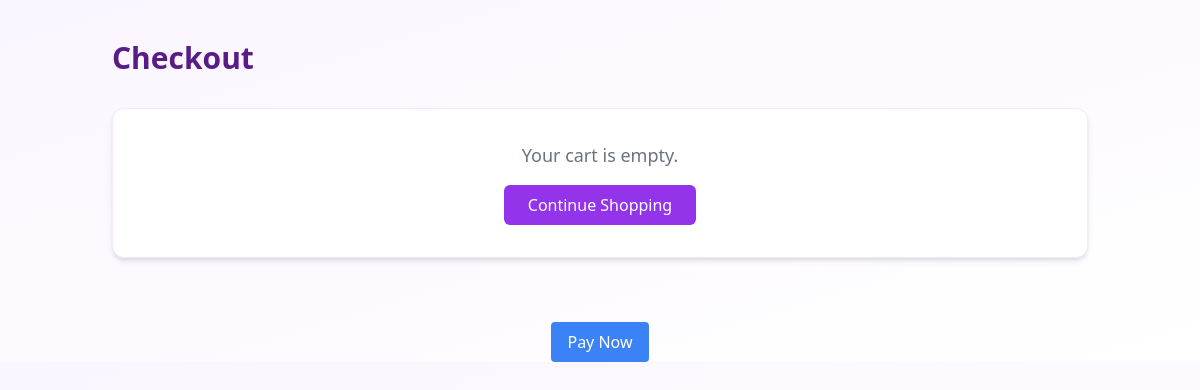
Before: /api/cart/checkout/ (signed in) with the older database file.
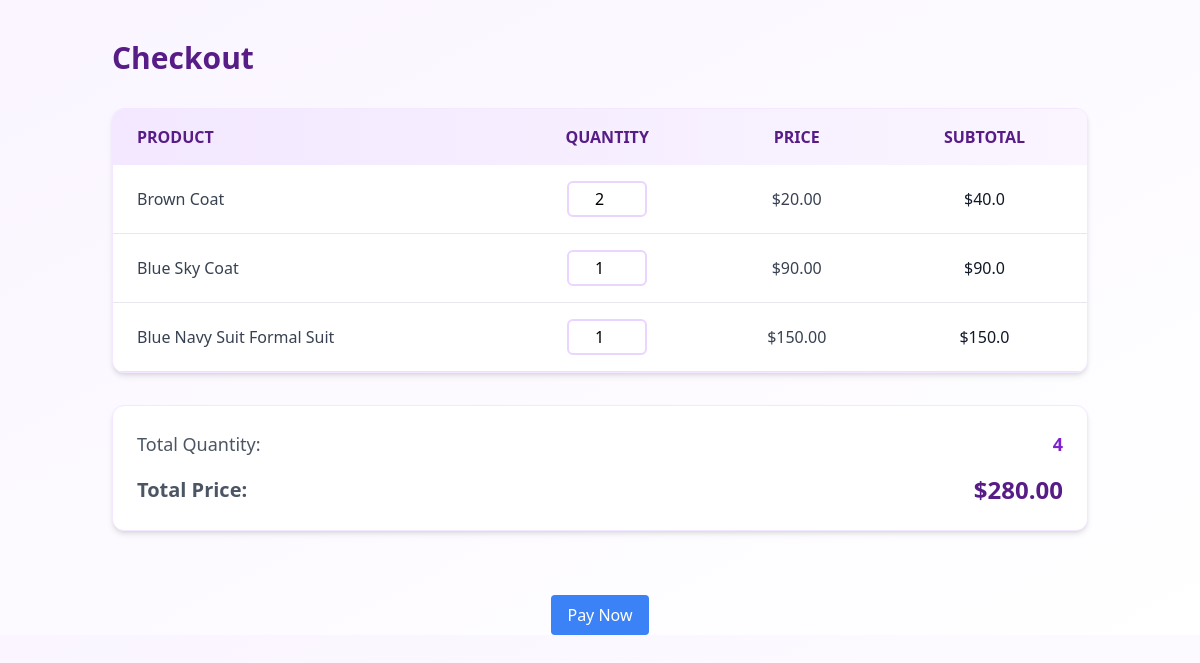
After: the same page with the newer database file.
### cart/models.py (models this page shows, shortened)
class Cart(models.Model):
    user = models.ForeignKey(settings.AUTH_USER_MODEL, on_delete=models.CASCADE)
    product = models.ForeignKey(Product, on_delete=models.CASCADE)
    quantity = models.PositiveIntegerField(default=1)
    added_at = models.DateTimeField(auto_now_add=True)

### display/models.py (models this page shows, shortened)
class Product(models.Model):
    name = models.CharField(max_length=255)
    description = models.TextField(blank=True, null=True)
    price = models.DecimalField(max_digits=10, decimal_places=2 , validators=[validate_positive])
    stock = models.PositiveIntegerField(default=0 , validators=[validate_positive])
    image = CloudinaryField('product_image', blank=True, null=True)
    category = models.ForeignKey(Category, on_delete=models.CASCADE, related_name='products', null=True)
    merchant = models.ForeignKey(
        settings.AUTH_USER_MODEL,
        on_delete=models.CASCADE,
        null=True,
        blank=True,
        related_name="merchant_products"
    )
    created_at = models.DateTimeField(auto_now_add=True , null=True)
    updated_at = models.DateTimeField(auto_now=True, null=True)

### cart/views.py (the view)
# urls.py: path("checkout/", views.checkout_view, name="checkout"),
@login_required
def checkout_view(request):
    cart_items = Cart.objects.filter(user=request.user)
    total_price = sum(item.product.price * item.quantity for item in cart_items)
    total_quantity = sum(item.quantity for item in cart_items)
    context = {
        "cart_items": cart_items,
        "total_price": total_price,
        "total_quantity": total_quantity,
    }
    return render(request, "cart/checkout.html", context)

### cart/templatetags/custom_filters.py (called while the page is built)
@register.filter
def mul(value, arg):
    try:
        return float(value) * float(arg)
    except (ValueError, TypeError):
        return None

### display/context_processors.py (called while the page is built)
def categories(request):
    return {
        'categories': Category.objects.all()
    }

### cart/templates/cart/checkout.html (shortened to what this page needs)
<!DOCTYPE html>
<html lang="en">
<head>
    <script src="https://cdn.tailwindcss.com"></script>
</head>
<body class="bg-gradient-to-br from-purple-50 to-white font-sans">
    {% load custom_filters %}
    <div class="container mx-auto px-6 py-10">
        <h1 class="text-3xl font-bold text-purple-900 mb-8">Checkout</h1>
        {% if cart_items %}
        <div class="bg-white rounded-xl shadow-md overflow-hidden border border-purple-100">
            <table class="w-full text-sm md:text-base">
                <thead class="bg-gradient-to-r from-purple-100 to-purple-50 text-purple-900 uppercase">
                    <tr>
                        <th class="py-4 px-6 text-left font-semibold">Product</th>
                        <th class="py-4 px-6 text-center font-semibold">Quantity</th>
                        <th class="py-4 px-6 text-center font-semibold">Price</th>
                        <th class="py-4 px-6 text-center font-semibold">Subtotal</th>
                    </tr>
                </thead>
                <tbody>
                    {% for item in cart_items %}
                    <tr class="border-b hover:bg-purple-50 transition-colors">
                        <td class="py-4 px-6 text-left text-gray-700">{{ item.product.name }}</td>
                        <td class="py-4 px-6 text-center">
                            <input
                                type="number"
                                min="1"
                                max="{{ item.product.stock }}"
                                value="{{ item.quantity }}"
                                data-cart-item-id="{{ item.id }}"
                                class="quantity-input w-20 px-2 py-1 border-2 border-purple-200 rounded-md text-center focus:ring-2 focus:ring-purple-300"
                            />
                        </td>
                        <td class="py-4 px-6 text-center text-gray-700">
                            ${{ item.product.price }}
                        </td>
                        <td class="py-4 px-6 text-center text-gray-900 font-medium subtotal" data-cart-item-id="{{ item.id }}">
                            ${{ item.product.price|floatformat:2|mul:item.quantity }}
                        </td>
                    </tr>
                    {% endfor %}
                </tbody>
            </table>
        </div>
        <div class="bg-white mt-8 p-6 rounded-xl shadow-md border border-purple-100">
            <div class="flex justify-between items-center mb-4">
                <p class="text-lg font-medium text-gray-600">Total Quantity:</p>
                <p id="total-quantity" class="text-lg text-purple-700 font-bold">{{ total_quantity }}</p>
            </div>
            <div class="flex justify-between items-center">
                <p class="text-xl font-semibold text-gray-600">Total Price:</p>
                <p id="total-price" class="text-2xl text-purple-900 font-bold">${{ total_price|floatformat:2 }}</p>
            </div>
        </div>
        {% else %}
        <div class="bg-white p-8 rounded-xl shadow-md text-center border border-purple-100">
            <p class="text-gray-500 text-lg">Your cart is empty.</p>
            <a
                href="{% url 'display:display' %}"
                class="inline-block mt-4 bg-purple-600 text-white px-6 py-2 rounded-md hover:bg-purple-700 transition"
            >
                Continue Shopping
            </a>
        </div>
        {% endif %}
    </div>
    <div id="payment-form" class="mt-6 text-center">
        <button class="bg-blue-500 text-white py-2 px-4 rounded hover:bg-blue-600" id="checkout-button">Pay Now</button>
    </div>
</body>
</html>

Changed rows visible on the page:
added Cart: product.name "Brown Coat", product.stock "2", product.price "20.00", product.price|mul "40.0"
added Cart: product.name "Blue Sky Coat", product.stock "1", product.price "90.00", product.price|mul "90.0"
added Cart: product.name "Blue Navy Suit Formal Suit", product.stock "1", product.price "150.00", product.price|mul "150.0"
Other visible differences:
{{ total_quantity }}: (not shown) → "4"
{{ total_price|floatformat:2 }}: (not shown) → "280.00"
text no longer shown: "Your cart is empty. Continue Shopping"
text now shown: "PRODUCT QUANTITY PRICE SUBTOTAL Total Quantity: Total Price: $"
